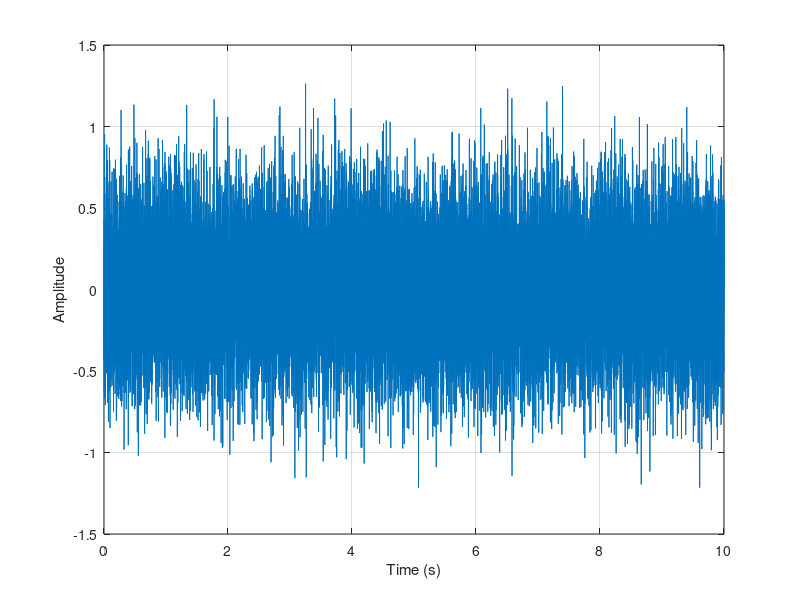
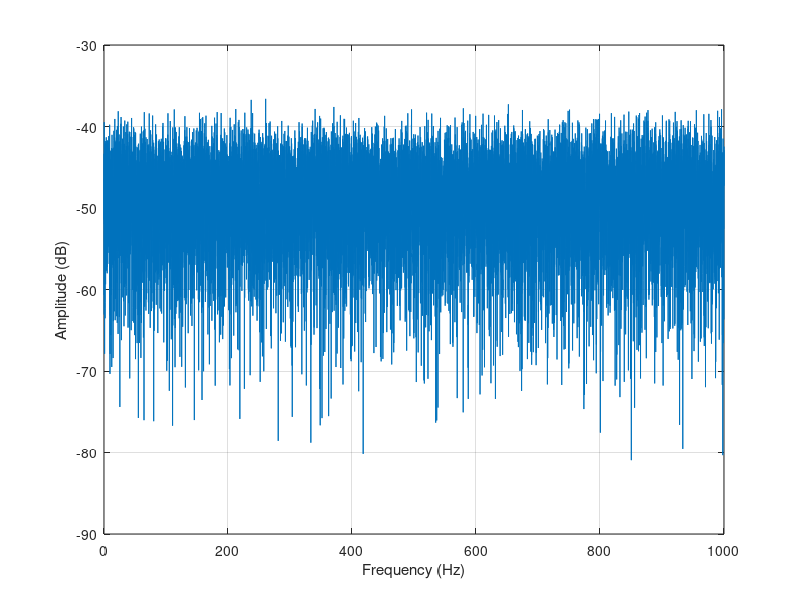

Write MATLAB code to recreate these figures, in order. (Note: this script raises an error after producing the figures.)
clear all
close all
clc

% addpath('G:\Meu Drive\Posdoc\Simulações\Bepe - viga\try2\17-07')


fs = 2000;

fcut = 2;

%% Disturbance profiles

% To select between different profiles, uncomment the respective subsection

rng(1262)

t = 0:1/fs:10;

% % Profile A

u = (wgn(length(t),1,0)/3)';

figure, plot(t,u)
grid on, xlabel('Time (s)'), ylabel('Amplitude')

L = numel(t);
fn = fs/2;
NFFT = 2^nextpow2(L);
FTvs = fft(u,NFFT)/L;
fv = linspace(0,1,NFFT/2+1)*fn;
lv = 1:numel(fv);

figure, plot(fv, mag2db(abs(FTvs(lv))*2))
grid on, xlabel('Frequency (Hz)'), ylabel('Amplitude (dB)')

data.time = [];
data.signals.values = u';
data.signals.dimensions = size(u,1);



% % % Profile C
% 
% wn = 650*(2*pi);
% eta = 0.05;
% 
% H = tf(wn^2,[1 2*eta*wn wn^2]);
% Hd = c2d(H,1/fs);
% 
% figure, bode(Hd)
% 
% u2 = (lsim(Hd,u,t))';
% u2 = u2/std(u2)/3;
% 
% figure, plot(t,u2)
% grid on, xlabel('Time (s)'), ylabel('Amplitude')
% 
% L = numel(t);
% fn = fs/2;
% NFFT = 2^nextpow2(L);
% FTvs = fft(u2,NFFT)/L;
% fv = linspace(0,1,NFFT/2+1)*fn;
% lv = 1:numel(fv);
% 
% figure, plot(fv, mag2db(abs(FTvs(lv))*2))
% grid on, xlabel('Frequency (Hz)'), ylabel('Amplitude (dB)')
% 
% data.time = [];
% data.signals.values = u2';
% data.signals.dimensions = size(u2,1);



% % % Profile D
% 
% wn = 500*(2*pi);
% eta = 0.8;
% 
% H = tf(wn^2,[1 2*eta*wn wn^2]);
% Hd = c2d(H,1/fs);
% 
% figure, bode(Hd)
% 
% u2 = (lsim(Hd,u,t))';
% u2 = u2/std(u2)/3;
% 
% figure, plot(t,u2)
% grid on, xlabel('Time (s)'), ylabel('Amplitude')
% 
% L = numel(t);
% fn = fs/2;
% NFFT = 2^nextpow2(L);
% FTvs = fft(u2,NFFT)/L;
% fv = linspace(0,1,NFFT/2+1)*fn;
% lv = 1:numel(fv);
% 
% figure, plot(fv, mag2db(abs(FTvs(lv))*2))
% grid on, xlabel('Frequency (Hz)'), ylabel('Amplitude (dB)')
% 
% data.time = [];
% data.signals.values = u2';
% data.signals.dimensions = size(u2,1);

%% Control setup

% Load identified model
load('sysIDdatatraj013.mat')

x0 = zeros(nzeta,1);

% Design high-pass filter
forder = 4;
fmaxf = 900;
[Af,Bf,Cf,Df] = butter(forder,fmaxf/(fs/2),"high");

sos = ss2sos(Af,Bf,Cf,Df);
figure,freqz(sos,[],fs)

% Design LQR control
nx = size(sysID.A,1);
nu = size(sysID.B,2);
ny = size(sysID.C,1);

nxf = size(Af,1);
nuf = size(Bf,2);
nyf = size(Cf,1);

Akdmd = [sysID.A zeros(nx,nxf); zeros(nxf,nx) Af];
Bkdmd = [sysID.B; Bf];
Ckdmd = [sysID.C zeros(ny,nxf); zeros(nyf,nx) Cf];
Dkdmd = [sysID.D Df];

rho_y = 2e3;
rho_uhf = 10;
Qkdmd = Ckdmd'*diag([rho_y, rho_uhf])*Ckdmd;

KdDMD = dlqr(Akdmd, Bkdmd, Qkdmd, 1);

%% Design excitation signal for identification

Ur = zeros(size(t));

fmin = 60;
fmax = 1000;

fres = fs/length(t);
exclines = 1:ceil(fmax/fres);
exclines(exclines < floor(fmin/fres)) = [];

rng(66271)

Ur(exclines+1) = exp(complex(0,2*pi*rand(size(exclines))));
ur = 2*real(ifft(Ur));
ur = ur/std(ur)/3;

figure, plot(t,ur)
grid on, xlabel('Time (s)'), ylabel('Amplitude')

L = numel(t);
fn = fs/2;
NFFT = 2^nextpow2(L);
FTvs = fft(ur,NFFT)/L;
fv = linspace(0,1,NFFT/2+1)*fn;
lv = 1:numel(fv);

figure, plot(fv, abs(FTvs(lv))*2)
grid on, xlabel('Frequency (Hz)'), ylabel('Amplitude')

[r,lags] = xcorr(u,ur,'normalized');
figure, stem(lags,r)


dataR.time = [];
dataR.signals.values = ur';
dataR.signals.dimensions = size(ur,1);

%%

% compile Simulink model comm_beam.slx
